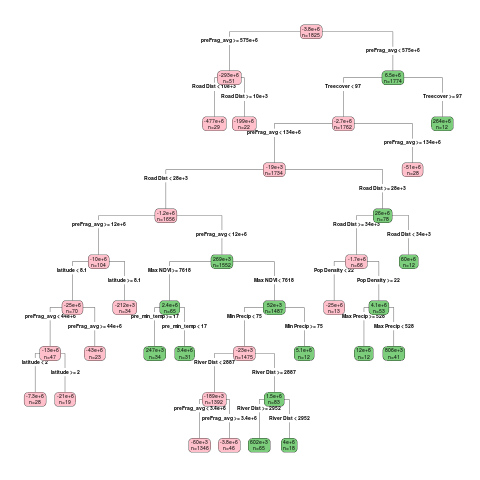

Reproduce this figure in R.
library(rpart)
library(doBy)
library(Rcpp)
library(MatchIt)
library(rpart.plot)

source("causal_tree_functions.R")

#Causal Tree
source("data_prep_and_joins.R")
sourceCpp("split.cpp")
#From data load script: GEF.noUS
GEF.spdf <- GEF.noUS

#Join in project info for dates
GEF.project.dta <- read.table("/home/aiddata/Desktop/Github/GEF/Data/GlobalEnvironmentFacility_GeocodedResearchRelease_Level1_v1.0/data/projects.csv", 
                              sep=",", header=TRUE)
GEF.spdf.prjA <- merge(GEF.spdf, GEF.project.dta, by="project_id")

#Join in ancillary data for multi vs. single sector
GEF.ancil.dta <- read.table("/home/aiddata/Desktop/Github/GEF/Data/GlobalEnvironmentFacility_GeocodedResearchRelease_Level1_v1.0/data/projects_ancillary.csv", 
                            sep=",",header=TRUE)
GEF.spdf.prj <- merge(GEF.spdf.prjA, GEF.ancil.dta, by.x="project_id", by.y="AidData.Project.ID")

#Add random start to control cases
set.seed(424)
earliest = 2002
max_add <- 10
GEF.spdf.prj$year <- NA

GEF.spdf.prj@data$start_actual_isodate <- as.character(GEF.spdf.prj@data$start_actual_isodate)

GEF.spdf.prj@data[GEF.spdf.prj$treatment == 0,][,"start_actual_isodate"] <- 
  as.character(sample(earliest:(earliest+max_add),
                      length(GEF.spdf.prj[GEF.spdf.prj$treatment == 0,]),
                      replace=TRUE))

#Drop treatments that started after 2012 so a suitable post-trend can be built
GEF.spdf.prj <- GEF.spdf.prj[GEF.spdf.prj$start_actual_isodate != "2014-01-07",]
GEF.spdf.prj <- GEF.spdf.prj[GEF.spdf.prj$start_actual_isodate != "2014-01-01",]

#Create a year column to construct pre and post intervention data
GEF.spdf.prj$year <- substr(GEF.spdf.prj$start_actual_isodate,1,4)

#Setting unknown project dates to 2002, as a conservative option.
#Can remove this at the cost of a lower N.
GEF.spdf.prj@data[GEF.spdf.prj$year == "",]["year"] <- 2002

GEF.spdf.prj <- GEF.spdf.prj[!is.na(GEF.spdf.prj@data$year),]

#Calculate post-implementation-years
GEF.spdf.prj@data$post_implementation_time <- (2014-as.numeric(GEF.spdf.prj@data$year))





#Calculate pre- and post-average values for NDVI
timeRangeAvg <- function(dta,prefix,affix,startyr,endyr)
{

  searchS = paste("^",prefix,startyr,affix,sep="")
  searchE = paste("^",prefix,endyr,affix,sep="")
  
  
  strt_id <- grep(searchS,colnames(dta@data))
  end_id <- grep(searchE,colnames(dta@data))
  
  rmean <- rowMeans(dta@data[strt_id[[1]]:end_id[[length(end_id)]]], 
                    na.rm=TRUE)
  return(rmean)
}

timeRangeSum <- function(dta,prefix,affix,startyr,endyr)
{
  
  searchS = paste("^",prefix,startyr,affix,sep="")
  searchE = paste("^",prefix,endyr,affix,sep="")
  
  
  strt_id <- grep(searchS,colnames(dta@data))
  end_id <- grep(searchE,colnames(dta@data))
  
  rsum <- rowSums(dta@data[strt_id[[1]]:end_id[[length(end_id)]]], 
                    na.rm=TRUE)
  return(rsum)
}


GEF.spdf.prj$LTDR_outcome_mean <- NA
GEF.spdf.prj$LTDR_outcome_max <- NA
GEF.spdf.prj$pre_average_precip <- NA
GEF.spdf.prj$pre_max_precip <- NA
GEF.spdf.prj$pre_min_precip <- NA
GEF.spdf.prj$pre_average_temp <- NA
GEF.spdf.prj$pre_max_temp <- NA
GEF.spdf.prj$pre_min_temp <- NA

#Other pre-averages
GEF.spdf.prj$pre_average_NTL <- NA
GEF.spdf.prj$pre_average_LTDR <- NA
GEF.spdf.prj$pre_max_LTDR <- NA
GEF.spdf.prj$Hansen_loss <- NA
GEF.spdf.prj$preFrag_avg <- NA

for(i in 1:length(GEF.spdf.prj))
{
  loc_year <- as.numeric(GEF.spdf.prj$year[[i]])
  GEF.spdf.prj$pre_average_precip[[i]] <- timeRangeAvg(GEF.spdf.prj[i,], "udel_precip_v4_01_yearly_mean.", ".mean", 1982, loc_year)
  GEF.spdf.prj$pre_max_precip[[i]] <- timeRangeAvg(GEF.spdf.prj[i,], "udel_precip_v4_01_yearly_max.", ".mean", 1982, loc_year)
  GEF.spdf.prj$pre_min_precip[[i]] <- timeRangeAvg(GEF.spdf.prj[i,], "udel_precip_v4_01_yearly_min.", ".mean", 1982, loc_year)
  GEF.spdf.prj$pre_average_temp[[i]] <- timeRangeAvg(GEF.spdf.prj[i,], "udel_air_temp_v4_01_yearly_mean.", ".mean", 1982, loc_year)
  GEF.spdf.prj$pre_max_temp[[i]] <- timeRangeAvg(GEF.spdf.prj[i,], "udel_air_temp_v4_01_yearly_max.", ".mean", 1982, loc_year)
  GEF.spdf.prj$pre_min_temp[[i]] <- timeRangeAvg(GEF.spdf.prj[i,], "udel_air_temp_v4_01_yearly_min.", ".mean", 1982, loc_year)
  
  #Other pre-averages
  GEF.spdf.prj$pre_average_NTL[[i]] <- timeRangeAvg(GEF.spdf.prj[i,], "v4composites_calibrated.", ".mean", 1992, loc_year)
  GEF.spdf.prj$pre_average_LTDR[[i]] <- timeRangeAvg(GEF.spdf.prj[i,], "ltdr_yearly_ndvi_mean.", ".mean", 1982, loc_year)
  GEF.spdf.prj$pre_max_LTDR[[i]] <- timeRangeAvg(GEF.spdf.prj[i,], "ltdr_yearly_ndvi_max.", ".mean", 1982, loc_year)
  GEF.spdf.prj$preFrag_avg[[i]] <- timeRangeAvg(GEF.spdf.prj[i,], "mean_patch_size", "", 2000, loc_year)
  
  #Post data
  GEF.spdf.prj$Hansen_loss[[i]] <- timeRangeSum(GEF.spdf.prj[i,], "lossyr25.na.categorical_", "", loc_year, 2014)
 
  
}

GEF.spdf.prj@data$MultiFocal <- NA
GEF.spdf.prj@data$MultiFocal[GEF.spdf.prj$Focal.Area.single.letter.code == "M"] <- 1
GEF.spdf.prj@data$MultiFocal[GEF.spdf.prj$Focal.Area.single.letter.code == "L"] <- 0

GEF.pred <- GEF.spdf.prj
GEF.pred$longitude <- as.vector(coordinates(GEF.pred)[,1])
GEF.pred$latitude <- as.vector(coordinates(GEF.pred)[,2])



#Calculate hansen loss outcome
GEF.spdf.prj$cover_outcome <- GEF.spdf.prj$Hansen_loss / GEF.spdf.prj$X00forest25.na.sum

#Drop cases for which no hansen data existed
GEF.spdf.prj <- GEF.spdf.prj[!is.na(GEF.spdf.prj$cover_outcome),]



#Choose pscore variables
pVars <- c("pre_average_NTL", 
           "pre_average_LTDR", "pre_max_LTDR", "pre_min_temp", "pre_max_temp",
           "pre_average_temp", "pre_max_precip", "pre_min_precip", 
           "pre_average_precip", "post_implementation_time", "year",
           "dist_to_all_rivers.na.mean", "dist_to_roads.na.mean",
           "srtm_elevation_500m.na.mean", "srtm_slope_500m.na.mean",
           "accessibility_map.na.mean", "gpw_v3_density.2000.mean",
           "wdpa_5km.na.sum", "treecover2000.na.mean", "treatment", "latitude",
           "longitude", "udel_precip_v4_01_yearly_max.2002.mean", 
           "udel_precip_v4_01_yearly_min.2002.mean", 
           "udel_precip_v4_01_yearly_mean.2002.mean",
           "udel_air_temp_v4_01_yearly_max.2002.mean",   
           "udel_air_temp_v4_01_yearly_min.2002.mean",   
           "udel_air_temp_v4_01_yearly_mean.2002.mean",
           "v4composites_calibrated.2002.mean",
           "ltdr_yearly_ndvi_mean.2002.mean",
           "preFrag_avg")

#Choose analysis variables
aVars <- c("pre_average_NTL", 
           "pre_average_LTDR", "pre_max_LTDR", "pre_min_temp", "pre_max_temp",
           "pre_average_temp", "pre_max_precip", "pre_min_precip", 
           "pre_average_precip", "post_implementation_time", "year",
           "dist_to_all_rivers.na.mean", "dist_to_roads.na.mean",
           "srtm_elevation_500m.na.mean", "srtm_slope_500m.na.mean",
           "accessibility_map.na.mean", "gpw_v3_density.2000.mean",
           "wdpa_5km.na.sum", "treecover2000.na.mean", "treatment", "latitude",
           "longitude", "total_disbursements", "MultiFocal", "cover_outcome",
           "udel_precip_v4_01_yearly_max.2002.mean", 
           "udel_precip_v4_01_yearly_min.2002.mean", 
           "udel_precip_v4_01_yearly_mean.2002.mean",
           "udel_air_temp_v4_01_yearly_max.2002.mean",   
           "udel_air_temp_v4_01_yearly_min.2002.mean",   
           "udel_air_temp_v4_01_yearly_mean.2002.mean",
           "v4composites_calibrated.2002.mean",
           "ltdr_yearly_ndvi_mean.2002.mean",
           "preFrag_avg", "mean_patch_size2014")

analysis.dtaA <- GEF.spdf.prj[!is.na(GEF.spdf.prj@data$pre_max_precip),]
analysis.dtaB <- analysis.dtaA[!is.na(analysis.dtaA@data$gpw_v3_density.2000.mean),]

#Drop areas for which no weather station ever existed
analysis.dta <- analysis.dtaB[,aVars]

#Add latitude and longitude columns to control cases
analysis.dta$longitude <- as.vector(coordinates(analysis.dta)[,1])
analysis.dta$latitude <- as.vector(coordinates(analysis.dta)[,2])

#Randomize commitment dollar levels for control cases
#(Note: this is not used in the propensity score calculation)
analysis.dta@data[is.na(analysis.dta$total_disbursements),]["total_disbursements"] <- 
  sample(min(analysis.dta$total_disbursements, na.rm=TRUE):max(analysis.dta$total_disbursements, na.rm=TRUE),
         length(analysis.dta@data[is.na(analysis.dta$total_disbursements),][[1]]))

#Randomize focal area for control cases
#(Note: this is not used in the propenstiy score calculation)
analysis.dta@data$MultiFocal <- NA
analysis.dta@data$MultiFocal[analysis.dta$Focal.Area.single.letter.code == "M"] <- 1
analysis.dta@data$MultiFocal[analysis.dta$Focal.Area.single.letter.code == "L"] <- 0
analysis.dta@data[is.na(analysis.dta$MultiFocal),]["MultiFocal"] <- 
  sample(0:1,length(analysis.dta@data[is.na(analysis.dta$MultiFocal),][[1]]), replace=TRUE)


#Calculate Propensity Score
pscore.Calc <- matchit(treatment ~ pre_average_NTL + pre_max_LTDR +
                         pre_min_temp + pre_max_temp + pre_average_temp + pre_max_precip +
                         pre_min_precip + pre_average_precip +
                         year + dist_to_all_rivers.na.mean + dist_to_roads.na.mean +
                         srtm_elevation_500m.na.mean + srtm_slope_500m.na.mean +
                         accessibility_map.na.mean + gpw_v3_density.2000.mean +
                         wdpa_5km.na.sum + treecover2000.na.mean + latitude +
                         longitude + preFrag_avg,
                         data= analysis.dta[pVars]@data,
                       method="nearest", distance="logit")

matched.dta <- match.data(pscore.Calc)

matched.dta <- merge(matched.dta, analysis.dta[c("mean_patch_size2014")], by="row.names")

#Remove 0 and 1 cases, if any
matched.dta <- matched.dta[as.numeric(matched.dta$distance) < 0.99,]
matched.dta <- matched.dta[as.numeric(matched.dta$distance) > 0.01,]

analysis.dtaC <- analysis.dta@data
analysis.dtaC$distance <- predict(pscore.Calc$model, analysis.dtaC, type="response")
analysis.dtaC <- analysis.dtaC[as.numeric(analysis.dtaC$distance) < 0.99,]
analysis.dtaC <- analysis.dtaC[as.numeric(analysis.dtaC$distance) > 0.01,]

transOutcome <- list(rep(0,nrow(matched.dta)))

for(i in 1:nrow(matched.dta))
{
  if(matched.dta$treatment[i] == 1)
  {
    #Treated
    transOutcome[i] = matched.dta$mean_patch_size2014[i] * 
      (1 / matched.dta$distance[i])
  }
  else
  {
    #Untreated
    transOutcome[i] = -1 * (matched.dta$mean_patch_size2014[i] * 
                              ((1-0) / (1 - matched.dta$distance[i])))
  }
}
matched.dta$transOutcome <- unlist(transOutcome)

transOutcome <- list(rep(0,nrow(analysis.dtaC)))

for(i in 1:nrow(analysis.dtaC))
{
  if(analysis.dtaC$treatment[i] == 1)
  {
    #Treated
    transOutcome[i] = analysis.dtaC$mean_patch_size2014[i] * 
      (1 / analysis.dtaC$distance[i])
  }
  else
  {
    #Untreated
    transOutcome[i] = -1 * (analysis.dtaC$mean_patch_size2014[i] * 
                              ((1-0) / (1 - analysis.dtaC$distance[i])))
  }
}
analysis.dtaC$transOutcome <- unlist(transOutcome)

#Add variables back in that did not have measurements
matched.dta <- merge(matched.dta, analysis.dta@data[c("total_disbursements")], by="row.names")
matched.dta <- merge(matched.dta, analysis.dta@data[c("MultiFocal")], by="row.names")



#------------------
#------------------
#CT
#------------------
#------------------



alist <- list(eval=ctev, split=ctsplit, init=ctinit)
dbb = analysis.dtaC
#dbb = matched.dta
k = 10
n = dim(dbb)[1]
crxvdata = dbb
crxvdata$id <- sample(1:k, nrow(crxvdata), replace = TRUE)
list = 1:k
m.split = round(length(dbb[[1]]) / 50,0)

errset = list()

  for (i in 1:k){
    errset[[i]] = list()
    trainingset <- subset(crxvdata, id %in% list[-i])
    sub.fit = rpart(cbind(mean_patch_size2014,treatment,distance,transOutcome) ~
                      pre_max_LTDR + pre_min_temp + pre_max_temp + 
                      pre_average_temp + pre_max_precip +
                      pre_min_precip + pre_average_precip + post_implementation_time +
                      dist_to_all_rivers.na.mean + dist_to_roads.na.mean +
                      srtm_elevation_500m.na.mean + srtm_slope_500m.na.mean +
                      accessibility_map.na.mean + gpw_v3_density.2000.mean +
                      wdpa_5km.na.sum + treecover2000.na.mean + latitude +
                      longitude +MultiFocal+preFrag_avg,
                    trainingset,
                    control = rpart.control(cp = 0,minsplit = m.split),
                    method=alist)
    sub.fit.dm = data.matrix(sub.fit$frame)
    index = as.numeric(rownames(sub.fit$frame))
    removed_nodes = 0
    #fit1$frame$var = as.numeric(fit1$frame$var)
    removed_nodes = cross_validate(sub.fit.dm, index,removed_nodes)
    removed_nodes = removed_nodes[-1]
    #errset[i] = rep(0,length(removed_nodes))
    for(l in 1:length(removed_nodes)){
      error = 0
      sub.fit.pred = snip.rpart(sub.fit, removed_nodes[1:l])
      
      #Subset Fit
      testset <- subset(crxvdata, id %in% c(i))
      pt = predict(sub.fit.pred,testset,type = "matrix")
      y = data.frame(pt)
      val = data.matrix(y)
      idx = as.numeric(rownames(testset))
      dbidx = as.numeric(rownames(dbb))
      
      for(pid in 1:(dim(y)[1])){
         id = match(idx[pid],dbidx)
         error = error + (dbb$transOutcome[id] - val[pid])^2
      }
      
      if(error == 0){
        errset[[i]][l] = 1000000
      }
      else{
        errset[[i]][l] = error/k
      }
  }
  }

#Identify the average error to depth ratio across all cross-validations
avg.index <- vector()
for(e in 1:length(errset))
{
 avg.index[e] <- which.min(errset[[e]])
}

#---------------
#Build Final Tree
#---------------
fit1 = rpart(cbind(mean_patch_size2014,treatment,distance,transOutcome) ~ 
               pre_max_LTDR + pre_min_temp + pre_max_temp +
               pre_average_temp + pre_max_precip +
               pre_min_precip + pre_average_precip + post_implementation_time +
               dist_to_all_rivers.na.mean + dist_to_roads.na.mean +
               srtm_elevation_500m.na.mean + srtm_slope_500m.na.mean +
               accessibility_map.na.mean + gpw_v3_density.2000.mean +
               wdpa_5km.na.sum + treecover2000.na.mean + latitude +
               longitude + MultiFocal+preFrag_avg,
             crxvdata,
             control = rpart.control(cp = 0,minsplit = m.split),
             method=alist)
fit = data.matrix(fit1$frame)
index = as.numeric(rownames(fit1$frame))


removed_nodes = 0
removed_nodes = cross_validate(fit, index,removed_nodes)
removed_nodes = removed_nodes[-1]
pruned_nodes = removed_nodes[1:round(mean(avg.index))]
final.tree <- snip.rpart(fit1, pruned_nodes)

#Prep for output
print.tree <- final.tree
levels(print.tree $frame$var)[levels(print.tree $frame$var)=="accessibility_map.na.mean"] <- "Urb Dist"
levels(print.tree $frame$var)[levels(print.tree $frame$var)=="total_disbursements"] <- "Disbursements"
levels(print.tree $frame$var)[levels(print.tree $frame$var)=="pre_max_precip"] <- "Max Precip"
levels(print.tree $frame$var)[levels(print.tree $frame$var)=="pre_min_precip"] <- "Min Precip"
levels(print.tree $frame$var)[levels(print.tree $frame$var)=="treecover2000.na.mean"] <- "Treecover"
levels(print.tree $frame$var)[levels(print.tree $frame$var)=="srtm_elevation_500m.na.mean"] <- "Elevation"
levels(print.tree $frame$var)[levels(print.tree $frame$var)=="dist_to_roads.na.mean"] <- "Road Dist"
levels(print.tree $frame$var)[levels(print.tree $frame$var)=="wdpa_5km.na.sum"] <- "Protected"
levels(print.tree $frame$var)[levels(print.tree $frame$var)=="dist_to_all_rivers.na.mean"] <- "River Dist"
levels(print.tree $frame$var)[levels(print.tree $frame$var)=="pre_average_NTL"] <- "Nighttime Lights"
levels(print.tree $frame$var)[levels(print.tree $frame$var)=="pre_average_precip"] <- "Avg Precip"
levels(print.tree $frame$var)[levels(print.tree $frame$var)=="pre_max_LTDR"] <- "Max NDVI"
levels(print.tree $frame$var)[levels(print.tree $frame$var)=="pre_max_temp"] <- "Max Temp"
levels(print.tree $frame$var)[levels(print.tree $frame$var)=="pre_average_temp"] <- "Avg Temp"
levels(print.tree $frame$var)[levels(print.tree $frame$var)=="gpw_v3_density.2000.mean"] <- "Pop Density"
levels(print.tree $frame$var)[levels(print.tree $frame$var)=="post_implementation_time"] <- "Years Since Proj. Imp."

png("~/Desktop/Github/GEF/Summary/GEF_Fragmentation.png")
rpart.plot(print.tree , cex=0.3, extra=1, branch=1, type=4, tweak=1.4, clip.right.labs=FALSE,
           box.col=c("pink", "palegreen3")[findInterval(print.tree$frame$yval, v = c(-1000000000000000000,0))],
           faclen=0,
           varlen=0
           )
dev.off()


GEF.pred <- GEF.pred[aVars]@data
GEF.pred <- GEF.pred[GEF.pred$treatment==1,]

GEF.pred$pred_trt <- predict(final.tree, GEF.pred)

lonlat <- GEF.pred[,c("longitude", "latitude")]

trt.dta.out <- SpatialPointsDataFrame(coords = lonlat, data = GEF.pred,
                                        proj4string = CRS("+proj=longlat +datum=WGS84 +ellps=WGS84"))

writePointsShape(trt.dta.out, "/home/aiddata/Desktop/Github/GEF/Summary/GEF_Frag.shp")
write.csv(GEF.pred, "/home/aiddata/Desktop/Github/GEF/Summary/GEF_Frag.csv")
